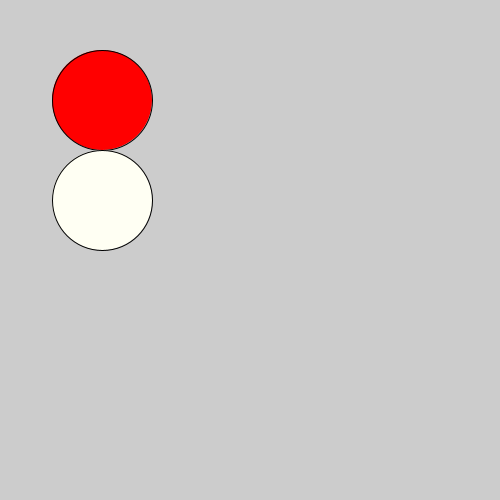
Frame 1 (no input)
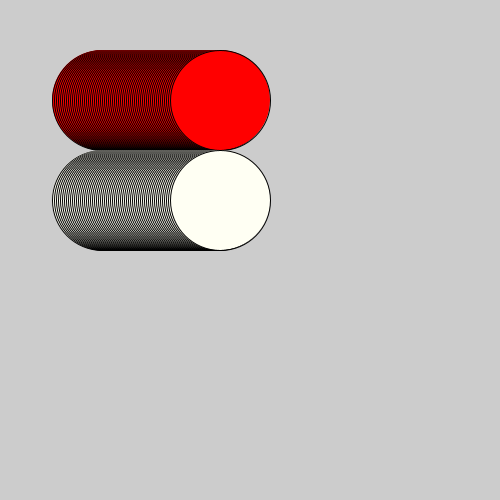
Frame 60 (the mouse pressed at the canvas centre just before this capture)
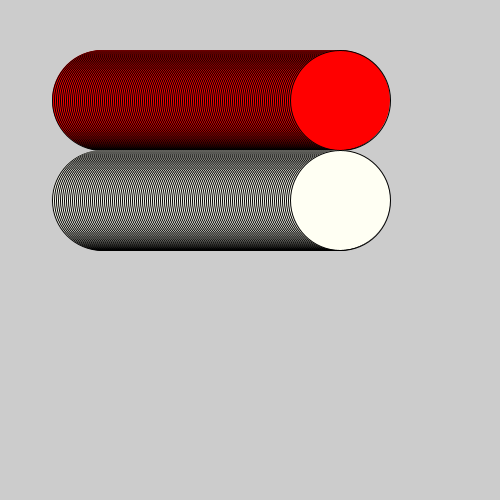
Frame 120 (the mouse held since frame 60 and released just before this capture)

The Processing sketch that drew these frames (run headless with seeded random() and noise(); from frame 60 on, the mouse is pressed at the canvas centre):

// Processing sketch: practice_opdracht
// ── practice_opdracht.pde
class wheel{
  int r = 100;
  int g = 100;
  int b = 100;
  float x = 100;
  float y = 100;
  wheel(int r, int g, int b){
    this.r = r;
    this.g = g;
    this.b = b;
  }

  
  void roll(){
   x += 2;
  }

  
  void drawMe(){
    fill(r,g,b);
    ellipse(x,y,100,100);
  }
}
 
class laptop{
   boolean aan = false;
   String kleur = "grijs";
   void aanUit(){
    aan = !aan;
   }
   void coderen(){
     if(aan){
       print("laptop is aan het programmeren");
     }else{
       print("zet je laptop aan");
     }
   }
}
 
 wheel wiel1 = new wheel(0,0,0);
 wheel wiel2 = new wheel(255,255,255);
 laptop mylaptop = new laptop(); 
 
 void setup(){
   size(500,500);
   wiel1.r = 255;
   wiel2.b = 243;
   wiel2.y += 100;
   mylaptop.aanUit();
   mylaptop.coderen();
 }
 
 void draw(){
   
   wiel1.roll();
   wiel1.drawMe();
   wiel2.roll();
   wiel2.drawMe();
 }
